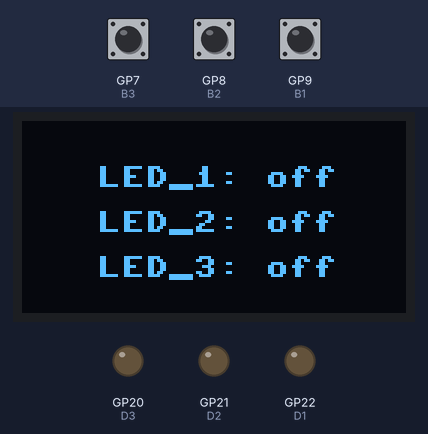
Simulated run of this program. Board: Raspberry Pi Pico running MicroPython. Parts: 128×64 one-colour display, output pins drawn as LEDs (lit = HIGH). Inputs (shaded band) come from the test bench; at power-on: GP7 (B3) HIGH, GP8 (B2) HIGH, GP9 (B1) HIGH.

Above: at 1.2 s.
1.3 s: GP7 (B3) pulled LOW for 0.15 s
At 2.3 s:
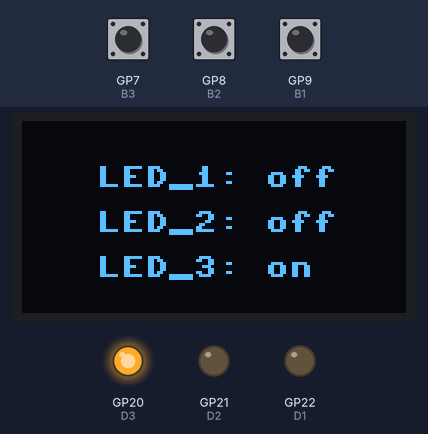
2.9 s: GP8 (B2) pulled LOW for 0.15 s
At 3.5 s:
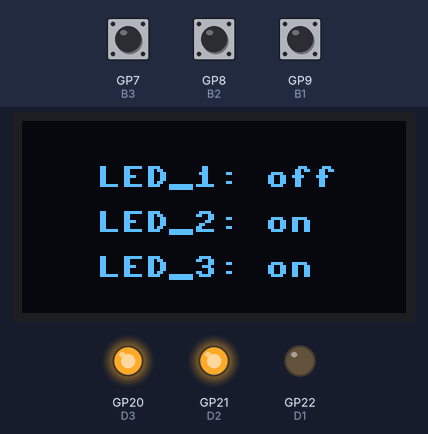
4.5 s: GP9 (B1) pulled LOW for 0.15 s
At 5.8 s:
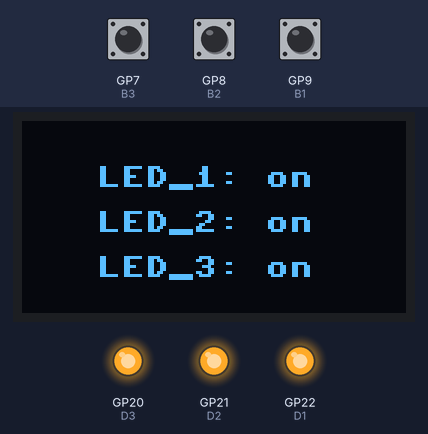
6.1 s: GP7 (B3) pulled LOW for 1 s
At 8.3 s:
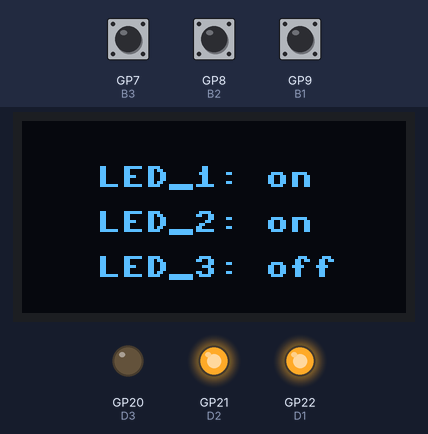
8.6 s: GP8 (B2) pulled LOW for 1 s
At 10.3 s:
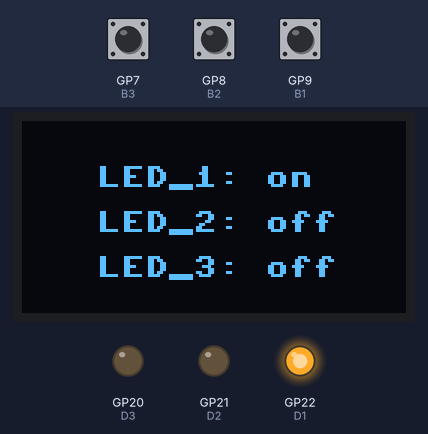
11.1 s: GP7 (B3) pulled LOW for 0.15 s
At 12.2 s:
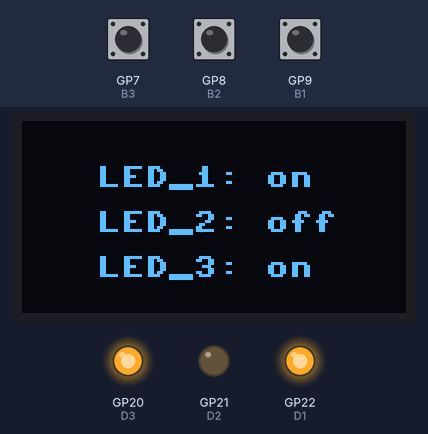
Timing chart, 0 to 13.7 s (numbered marks = the images above; inputs shaded):
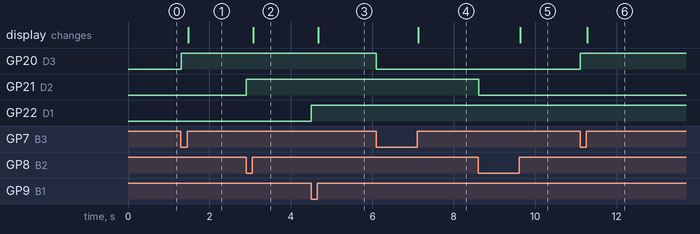

The program:

Task_2.py
```python
from machine import Pin
import time
import ssd1306

reset = Pin("GP12", mode=Pin.IN, pull=Pin.PULL_UP)

Oled_dcl = machine.I2C(1, scl=machine.Pin("GP15"), sda=machine.Pin("GP14"))
Oled = ssd1306.SSD1306_I2C(128, 64, Oled_dcl)

B1 = Pin(9, mode=Pin.IN, pull=Pin.PULL_UP)
B2 = Pin(8, mode=Pin.IN, pull=Pin.PULL_UP)
B3 = Pin(7, mode=Pin.IN, pull=Pin.PULL_UP)

D1 = machine.Pin(22, Pin.OUT)
D2 = machine.Pin(21, Pin.OUT)
D3 = machine.Pin(20, Pin.OUT)


def reset_button(buttons):
    D1.off()
    D2.off()
    D3.off()


reset.irq(handler=reset_button, trigger=Pin.IRQ_FALLING)


def Oled_screen():
    Oled.fill(0)
    Oled.text("LED_1: " + ("on" if D1.value() else "off"), 25, 15)
    Oled.text("LED_2: " + ("on" if D2.value() else "off"), 25, 30)
    Oled.text("LED_3: " + ("on" if D3.value() else "off"), 25, 45)
    Oled.show()


while True:
    Oled_screen()
    if B1.value() == 0:
        D1.toggle()
        while B1.value() == 0:
            pass

    if B2.value() == 0:
        D2.toggle()
        while B2.value() == 0:
            pass

    if B3.value() == 0:
        D3.toggle()
        while B3.value() == 0:
            pass
```

Measured:
- after the input at 1.3 s, GP20 (D3): LOW → HIGH at once; the display: changes after 0.17 s (image 1)
- after the input at 2.9 s, GP21 (D2): LOW → HIGH at once; the display: changes after 0.17 s (image 2)
- after the input at 4.5 s, GP22 (D1): LOW → HIGH at once; the display: changes after 0.17 s (image 3)
- after the input at 6.1 s, GP20 (D3): HIGH → LOW at once; the display: changes after 1.0 s (image 4)
- after the input at 8.6 s, GP21 (D2): HIGH → LOW at once; the display: changes after 1.0 s (image 5)
- after the input at 11.1 s, GP20 (D3): LOW → HIGH at once; the display: changes after 0.17 s (image 6)
